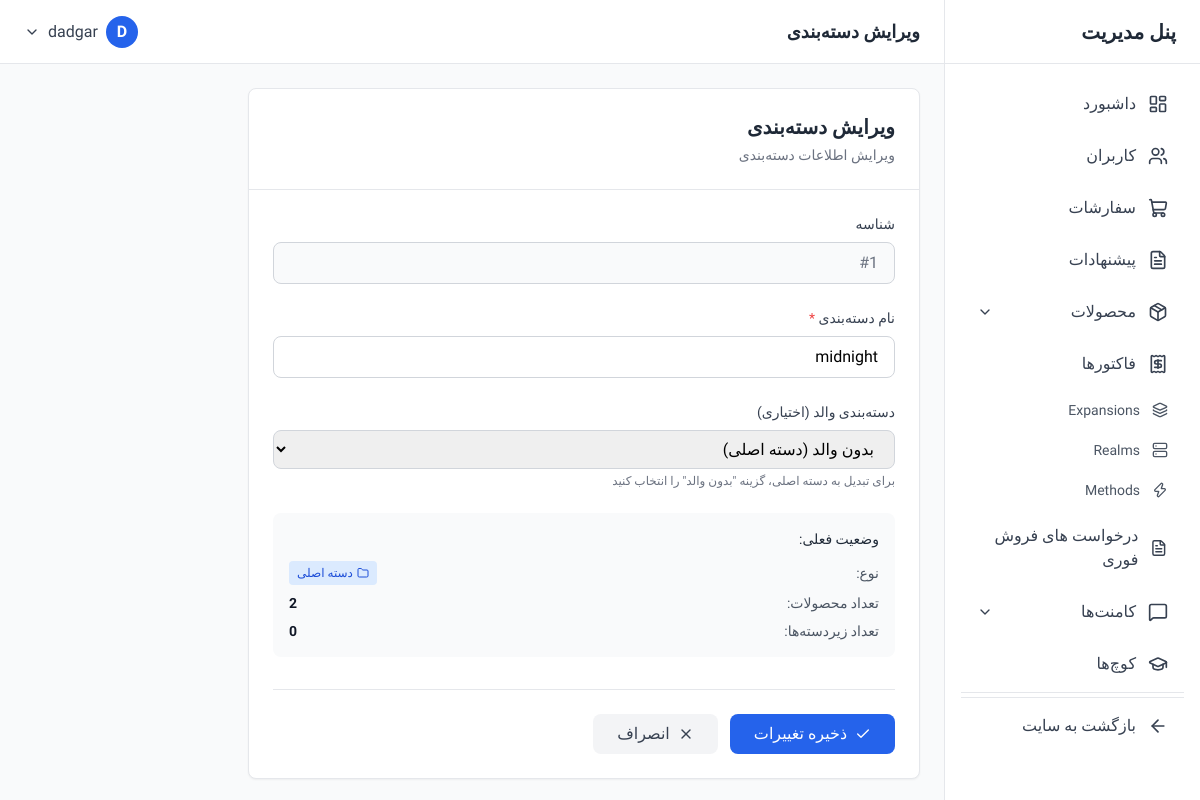
The page /dashboard/categories/1/edit/ (signed in) on the database its author committed.
### account/models.py (models this page shows, shortened)
class User(AbstractUser):
    email = models.EmailField('Email Address', unique=True)
    phone = models.CharField('Phone Number', max_length=15)
    discord_id = models.CharField('Discord ID', max_length=255)
    last_activation_email_sent = models.DateTimeField(null=True, blank=True)

### shop/models.py (models this page shows, shortened)
class Base(models.Model):
    uuid = models.UUIDField(unique=True, default=uuid.uuid4)
    create_date = models.DateTimeField(auto_now_add=True)
    modified_date = models.DateTimeField(auto_now=True)
    deleted_date = models.DateTimeField(default=None, null=True, blank=True)
    deleted = models.BooleanField(default=False)
    user = models.ForeignKey(User, on_delete=models.PROTECT)
    class Meta:
        abstract = True

class Category(Base):
    name = models.CharField(max_length=255)
    parent = models.ForeignKey('Category', null=True, blank=True, default=None,
                               on_delete=models.PROTECT,
                               related_name='child')

### dashboard/views.py (the view, shortened to what this page needs)
# urls.py: path('categories/<int:pk>/edit/', views.category_edit, name='category_edit'),
@login_required
@user_passes_test(is_admin)
def category_edit(request, pk):
    category = get_object_or_404(Category, pk=pk, deleted=False)
    parents = Category.objects.filter(parent__isnull=True, deleted=False).exclude(pk=pk).order_by('name')
    context = {
        'category': category,
        'parents': parents
    }
    return render(request, 'dashboard/categories/edit.html', context)

### dashboard/views.py (called while the page is built)
def is_admin(user):
    return user.is_staff or user.is_superuser

### dashboard/templates/dashboard/categories/edit.html (shortened to what this page needs)
{% extends 'dashboard/base.html' %}
{% block page_title %}ویرایش دسته‌بندی{% endblock %}
{% block content %}
<div class="max-w-2xl">
    <div class="bg-white rounded-lg shadow-sm border border-gray-200">
        <div class="p-6 border-b border-gray-200">
            <h2 class="text-xl font-semibold text-gray-800">ویرایش دسته‌بندی</h2>
            <p class="text-sm text-gray-500 mt-1">ویرایش اطلاعات دسته‌بندی</p>
        </div>
        <form method="POST" class="p-6">
            <div class="space-y-6">
                <div>
                    <label class="block text-sm font-medium text-gray-700 mb-2">
                        شناسه
                    </label>
                    <input
                        type="text"
                        value="#{{ category.id }}"
                        disabled
                        class="w-full px-4 py-2 border border-gray-300 rounded-lg bg-gray-50 text-gray-500"
                    >
                </div>
                <div>
                    <label for="name" class="block text-sm font-medium text-gray-700 mb-2">
                        نام دسته‌بندی
                        <span class="text-red-500">*</span>
                    </label>
                    <input
                        type="text"
                        id="name"
                        name="name"
                        value="{{ category.name }}"
                        required
                        class="w-full px-4 py-2 border border-gray-300 rounded-lg focus:ring-2 focus:ring-blue-500 focus:border-transparent"
                    >
                </div>
                <div>
                    <label for="parent" class="block text-sm font-medium text-gray-700 mb-2">
                        دسته‌بندی والد (اختیاری)
                    </label>
                    <select
                        id="parent"
                        name="parent"
                        class="w-full px-4 py-2 border border-gray-300 rounded-lg focus:ring-2 focus:ring-blue-500 focus:border-transparent"
                    >
                        <option value="">بدون والد (دسته اصلی)</option>
                    </select>
                    <p class="text-xs text-gray-500 mt-1">
                        برای تبدیل به دسته اصلی، گزینه "بدون والد" را انتخاب کنید
                    </p>
                </div>
                <div class="bg-gray-50 rounded-lg p-4">
                    <h3 class="text-sm font-medium text-gray-800 mb-3">وضعیت فعلی:</h3>
                    <div class="space-y-2 text-sm">
                        <div class="flex items-center justify-between">
                            <span class="text-gray-600">نوع:</span>
                            {% if category.parent %}
                                <span class="inline-flex items-center gap-1 px-2 py-1 bg-yellow-100 text-yellow-700 rounded text-xs">
                                    <i data-lucide="folder-tree" class="w-3 h-3"></i>
                                    زیردسته
                                </span>
                            {% else %}
                                <span class="inline-flex items-center gap-1 px-2 py-1 bg-blue-100 text-blue-700 rounded text-xs">
                                    <i data-lucide="folder" class="w-3 h-3"></i>
                                    دسته اصلی
                                </span>
                            {% endif %}
                        </div>
                        <div class="flex items-center justify-between">
                            <span class="text-gray-600">تعداد محصولات:</span>
                            <span class="font-semibold text-gray-900">{{ category.products.count }}</span>
                        </div>
                        <div class="flex items-center justify-between">
                            <span class="text-gray-600">تعداد زیردسته‌ها:</span>
                            <span class="font-semibold text-gray-900">{{ category.child.count }}</span>
                        </div>
                    </div>
                </div>
            </div>
            <div class="flex items-center gap-3 mt-8 pt-6 border-t border-gray-200">
                <button
                    type="submit"
                    class="px-6 py-2 bg-blue-600 text-white rounded-lg hover:bg-blue-700 transition-colors flex items-center gap-2"
                >
                    <i data-lucide="check" class="w-4 h-4"></i>
                    <span>ذخیره تغییرات</span>
                </button>
                <a
                    href="{% url 'dashboard:category_list' %}"
                    class="px-6 py-2 bg-gray-100 text-gray-700 rounded-lg hover:bg-gray-200 transition-colors flex items-center gap-2"
                >
                    <i data-lucide="x" class="w-4 h-4"></i>
                    <span>انصراف</span>
                </a>
            </div>
        </form>
    </div>
</div>
{% endblock %}

### dashboard/templates/dashboard/base.html (shortened to what this page needs)
<!DOCTYPE html>
<html lang="fa" dir="rtl">
<head>
    <script src="https://cdn.tailwindcss.com"></script>
</head>
<body class="bg-gray-50" x-data="{ sidebarOpen: true, mobileMenuOpen: false }">
    <aside
        :class="sidebarOpen ? 'translate-x-0' : 'translate-x-full'"
        class="fixed right-0 top-0 z-40 h-screen w-64 bg-white border-l border-gray-200 transition-transform duration-300 ease-in-out lg:translate-x-0"
    >
        <div class="flex items-center justify-between h-16 px-6 border-b border-gray-200">
            <h1 class="text-xl font-bold text-gray-800">پنل مدیریت</h1>
        </div>
<nav class="p-4 space-y-1 overflow-y-auto h-[calc(100vh-64px)]">
    <a href="{% url 'dashboard:home' %}" class="flex items-center gap-3 px-4 py-3 text-gray-700 rounded-lg hover:bg-blue-50 hover:text-blue-600 transition-colors">
        <i data-lucide="layout-dashboard" class="w-5 h-5"></i>
        <span>داشبورد</span>
    </a>
    <a href="{% url 'dashboard:user_list' %}" class="flex items-center gap-3 px-4 py-3 text-gray-700 rounded-lg hover:bg-blue-50 hover:text-blue-600 transition-colors">
        <i data-lucide="users" class="w-5 h-5"></i>
        <span>کاربران</span>
    </a>
    <a href="{% url 'dashboard:order_list' %}" class="flex items-center gap-3 px-4 py-3 text-gray-700 rounded-lg hover:bg-blue-50 hover:text-blue-600 transition-colors">
        <i data-lucide="shopping-cart" class="w-5 h-5"></i>
        <span>سفارشات</span>
    </a>
    <a href="{% url 'dashboard:offer_list' %}" class="flex items-center gap-3 px-4 py-3 text-gray-700 rounded-lg hover:bg-blue-50 hover:text-blue-600 transition-colors">
        <i data-lucide="file-text" class="w-5 h-5"></i>
        <span>پیشنهادات</span>
    </a>
    <div x-data="{ open: false }">
        <button @click="open = !open" class="w-full flex items-center justify-between gap-3 px-4 py-3 text-gray-700 rounded-lg hover:bg-blue-50 hover:text-blue-600 transition-colors">
            <div class="flex items-center gap-3">
                <i data-lucide="package" class="w-5 h-5"></i>
                <span>محصولات</span>
            </div>
            <i data-lucide="chevron-down" class="w-4 h-4" :class="{ 'rotate-180': open }"></i>
        </button>
    </div>
    <a href="{% url 'dashboard:invoice_list' %}" class="flex items-center gap-3 px-4 py-3 text-gray-700 rounded-lg hover:bg-blue-50 hover:text-blue-600 transition-colors">
        <i data-lucide="receipt" class="w-5 h-5"></i>
        <span>فاکتورها</span>
    </a>
    <a href="{% url 'dashboard:expansion_list' %}" class="flex items-center gap-3 px-4 py-2 text-sm text-gray-600 rounded-lg hover:bg-blue-50 hover:text-blue-600 transition-colors">
        <i data-lucide="layers" class="w-4 h-4"></i>
        <span>Expansions</span>
    </a>
    <a href="{% url 'dashboard:realm_list' %}" class="flex items-center gap-3 px-4 py-2 text-sm text-gray-600 rounded-lg hover:bg-blue-50 hover:text-blue-600 transition-colors">
        <i data-lucide="server" class="w-4 h-4"></i>
        <span>Realms</span>
    </a>
    <a href="{% url 'dashboard:method_list' %}" class="flex items-center gap-3 px-4 py-2 text-sm text-gray-600 rounded-lg hover:bg-blue-50 hover:text-blue-600 transition-colors">
        <i data-lucide="zap" class="w-4 h-4"></i>
        <span>Methods</span>
    </a>
    <a href="{% url 'dashboard:fastsell_list' %}" class="flex items-center gap-3 px-4 py-3 text-gray-700 rounded-lg hover:bg-blue-50 hover:text-blue-600 transition-colors">
        <i data-lucide="file-text" class="w-5 h-5"></i>
        <span>درخواست های فروش فوری</span>
    </a>
    <div x-data="{ open: false }">
        <button @click="open = !open" class="w-full flex items-center justify-between gap-3 px-4 py-3 text-gray-700 rounded-lg hover:bg-blue-50 hover:text-blue-600 transition-colors">
            <div class="flex items-center gap-3">
                <i data-lucide="message-square" class="w-5 h-5"></i>
                <span>کامنت‌ها</span>
            </div>
            <i data-lucide="chevron-down" class="w-4 h-4" :class="{ 'rotate-180': open }"></i>
        </button>
    </div>
    <a href="{% url 'dashboard:coach_list' %}" class="flex items-center gap-3 px-4 py-3 text-gray-700 rounded-lg hover:bg-blue-50 hover:text-blue-600 transition-colors">
        <i data-lucide="graduation-cap" class="w-5 h-5"></i>
        <span>کوچ‌ها</span>
    </a>
    <hr class="my-4 border-gray-200">
    <hr class="my-4 border-gray-200">
    <a href="/" class="flex items-center gap-3 px-4 py-3 text-gray-700 rounded-lg hover:bg-gray-100 transition-colors">
        <i data-lucide="arrow-left" class="w-5 h-5"></i>
        <span>بازگشت به سایت</span>
    </a>
</nav>
    </aside>
    <div class="lg:mr-64">
        <header class="bg-white border-b border-gray-200 h-16 flex items-center justify-between px-6 sticky top-0 z-30">
            <div class="flex items-center gap-4">
                <h2 class="text-lg font-semibold text-gray-800">{% block page_title %}داشبورد{% endblock %}</h2>
            </div>
            <div class="flex items-center gap-4" x-data="{ open: false }">
                <div class="relative">
                    <button @click="open = !open" class="flex items-center gap-2 text-gray-700 hover:text-gray-900">
                        <div class="w-8 h-8 rounded-full bg-blue-600 flex items-center justify-center text-white font-semibold">
                            {{ request.user.username|slice:":1"|upper }}
                        </div>
                        <span class="hidden md:block">{{ request.user.username }}</span>
                        <i data-lucide="chevron-down" class="w-4 h-4"></i>
                    </button>
                </div>
            </div>
        </header>
        <main class="p-6">
            {% block content %}{% endblock %}
        </main>
    </div>
</body>
</html>

### dashboard/templates/dashboard/base.html (style rules this page uses)
body { font-family: 'Vazirmatn', sans-serif; }

### rows shown on the page
User: user.username "D", user.username "dadgar"
Category: id "#1", name "midnight", products.count "2", child.count "0"
